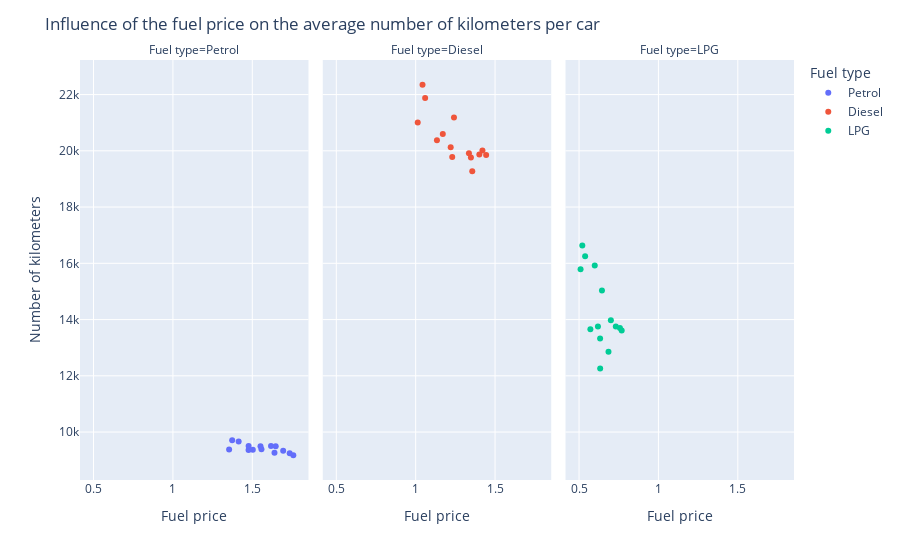

The cell this chart's notebook holds for it:
### Markdown cell above
For the second sub question, it will be analyzed how the fuel price of the different types of fuel influences the average number of kilometers driven per vehicle per year in the Netherlands. To investigate the relationship between the two variables, a scatterplot is made for the three fuel types. In these plots, no distinction is made for property status because only the influence of the different fuel types is examined.
 
The average fuel price of petrol is relatively high, between 1,35 and 1,76 euro per liter. This leads to a lower number of kilometers driven in total, namely 9.500 kilometers per vehicle on average, compared to the other two fuel types. Furthermore, a very small decrease in the average number of kilometers driven can be seen when the price of petrol increases. It can be concluded that an increase in the fuel price of petrol leads to a decrease in  the number of kilometers driven per vehicle. However, this is only a very small decrease. 
 
The fuel price for diesel is in comparison to the fuel price of petrol lower, the price differs between 1,00 and 1,44 euro per liter. The lower price goes together with a higher number of kilometers driven per year, namely between 22.000 and 19.000 kilometers. From the plot is can be concluded that that when the price of diesel increases, the average number of kilometers driven per year will decrease. 
 
The fuel price for LPG is the lowest out of all the different fuel types. The price per liter LPG is between 0,50 and 0,76 euro. However, this lowest price does not lead to the highest number of kilometers driven per year, compared to the diesel and petrol vehicles. LPG vehicles drive on average between 16.000 and 12.000 kilometers per year. This can be due to the fact that there are less LPG vehicles on the road (Bovag, 2021) [2]. Furthermore, no linear relationship can be seen between the price of LPG and the average number of kilometers driven. An increase in the price does not necessarily lead to a decrease in the number of kilometers driven. This can also be explained by the fact that there are less and less cars driving on LPG on the road.

[2] https://mijn.bovag.nl/actueel/nieuws/2021/oktober/aantal-lpg-auto-s-daalt-onder-100-000#:~:text=In%20september%202021%20is%20het,procent%20in%20het%20totale%20wagenpark.

### Code cell
# These 2 lines of code make sure the value 'Total' is selected in the column 'Property', so that the graphs only  
# examine the fuel types. No distinction is made between private and company cars. 
traffic_data_property = traffic_data.groupby('Property')
traffic_data_property_total = traffic_data_property.get_group('Total')

# Here the scatterplot is created for the Fual price & Annual mileage, for each fueltype there is made a different scatterplot
fig2 = px.scatter(traffic_data_property_total, x="Fuel price", y="Annual mileage in the Netherlands (km)", color="Fuel type", facet_col="Fuel type",
       category_orders={"Fuel price": ["Petrol", "Diesel", "LPG"]})

# These lines of code are used to transform the layout of the scatterplot
fig2.update_layout(
    title="Influence of the fuel price on the average number of kilometers per car",
    xaxis_title="Fuel price",
    yaxis_title="Number of kilometers",
    legend_title="Fuel type",
)

fig2.show()

### Figure 1 — Plotly figure (JSON) as saved in the notebook; plotly's stock layout.template omitted (floating-point values rounded to 4 significant figures)
{"data": [{"hovertemplate": "Fuel type=Petrol<br>Fuel price=%{x}<br>Annual mileage in the Netherlands (km)=%{y}<extra></extra>", "legendgroup": "Petrol", "marker": {"color": "#636efa", "symbol": "circle"}, "mode": "markers", "name": "Petrol", "orientation": "v", "showlegend": true, "type": "scatter", "x": [1.373, 1.414, 1.476, 1.354, 1.503, 1.64, 1.758, 1.736, 1.695, 1.558, 1.477, 1.552, 1.618, 1.647], "xaxis": "x", "y": [9711, 9667, 9359, 9379, 9369, 9261, 9176, 9250, 9332, 9390, 9506, 9499, 9509, 9498], "yaxis": "y"}, {"hovertemplate": "Fuel type=Diesel<br>Fuel price=%{x}<br>Annual mileage in the Netherlands (km)=%{y}<extra></extra>", "legendgroup": "Diesel", "marker": {"color": "#EF553B", "symbol": "circle"}, "mode": "markers", "name": "Diesel", "orientation": "v", "showlegend": true, "type": "scatter", "x": [1.043, 1.06, 1.241, 1.013, 1.171, 1.348, 1.444, 1.421, 1.401, 1.23, 1.134, 1.221, 1.335, 1.356], "xaxis": "x2", "y": [22349, 21879, 21183, 21007, 20598, 19766, 19849, 20015, 19869, 19779, 20373, 20124, 19915, 19271], "yaxis": "y2"}, {"hovertemplate": "Fuel type=LPG<br>Fuel price=%{x}<br>Annual mileage in the Netherlands (km)=%{y}<extra></extra>", "legendgroup": "LPG", "marker": {"color": "#00cc96", "symbol": "circle"}, "mode": "markers", "name": "LPG", "orientation": "v", "showlegend": true, "type": "scatter", "x": [0.5205, 0.5383, 0.5988, 0.5095, 0.6443, 0.7004, 0.7686, 0.7317, 0.7574, 0.619, 0.5713, 0.6326, 0.6854, 0.633], "xaxis": "x3", "y": [16630, 16250, 15921, 15786, 15037, 13972, 13615, 13751, 13699, 13752, 13655, 13325, 12852, 12260], "yaxis": "y3"}], "layout": {"annotations": [{"font": {}, "showarrow": false, "text": "Fuel type=Petrol", "x": 0.16, "xanchor": "center", "xref": "paper", "y": 1, "yanchor": "bottom", "yref": "paper"}, {"font": {}, "showarrow": false, "text": "Fuel type=Diesel", "x": 0.5, "xanchor": "center", "xref": "paper", "y": 1, "yanchor": "bottom", "yref": "paper"}, {"font": {}, "showarrow": false, "text": "Fuel type=LPG", "x": 0.84, "xanchor": "center", "xref": "paper", "y": 1, "yanchor": "bottom", "yref": "paper"}], "legend": {"title": {"text": "Fuel type"}, "tracegroupgap": 0}, "margin": {"t": 60}, "title": {"text": "Influence of the fuel price on the average number of kilometers per car"}, "xaxis": {"anchor": "y", "categoryarray": ["Petrol", "Diesel", "LPG"], "categoryorder": "array", "domain": [0, 0.32], "title": {"text": "Fuel price"}}, "xaxis2": {"anchor": "y2", "categoryarray": ["Petrol", "Diesel", "LPG"], "categoryorder": "array", "domain": [0.34, 0.66], "matches": "x", "title": {"text": "Fuel price"}}, "xaxis3": {"anchor": "y3", "categoryarray": ["Petrol", "Diesel", "LPG"], "categoryorder": "array", "domain": [0.68, 1.0], "matches": "x", "title": {"text": "Fuel price"}}, "yaxis": {"anchor": "x", "domain": [0, 1], "title": {"text": "Number of kilometers"}}, "yaxis2": {"anchor": "x2", "domain": [0, 1], "matches": "y", "showticklabels": false}, "yaxis3": {"anchor": "x3", "domain": [0, 1], "matches": "y", "showticklabels": false}}}
